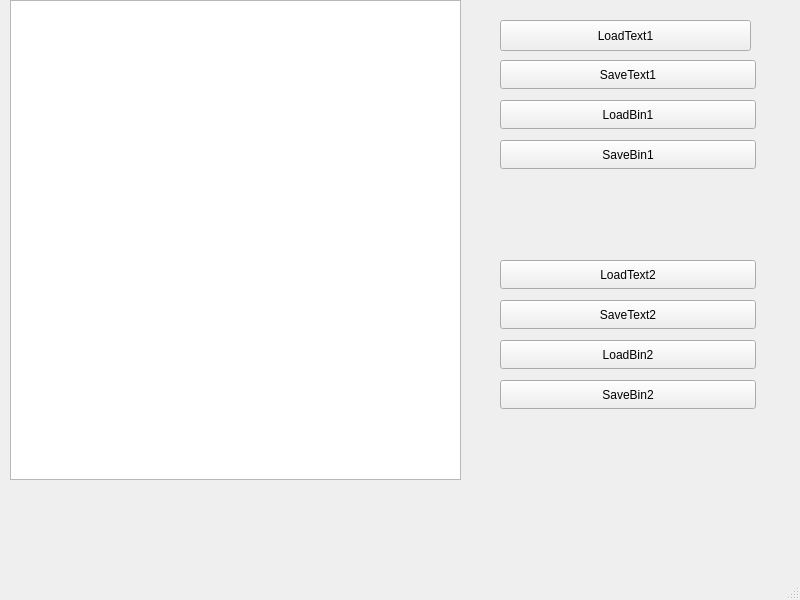
<?xml version="1.0" encoding="UTF-8"?>
<ui version="4.0">
 <class>MainWindow</class>
 <widget class="QMainWindow" name="MainWindow">
  <property name="geometry">
   <rect>
    <x>0</x>
    <y>0</y>
    <width>800</width>
    <height>600</height>
   </rect>
  </property>
  <property name="windowTitle">
   <string>MainWindow</string>
  </property>
  <widget class="QWidget" name="centralwidget">
   <widget class="QPushButton" name="btnSaveBin2">
    <property name="geometry">
     <rect>
      <x>500</x>
      <y>380</y>
      <width>256</width>
      <height>29</height>
     </rect>
    </property>
    <property name="text">
     <string>SaveBin2</string>
    </property>
   </widget>
   <widget class="QPushButton" name="btnSaveBin1">
    <property name="geometry">
     <rect>
      <x>500</x>
      <y>140</y>
      <width>256</width>
      <height>29</height>
     </rect>
    </property>
    <property name="text">
     <string>SaveBin1</string>
    </property>
   </widget>
   <widget class="QPushButton" name="btnSaveText1">
    <property name="geometry">
     <rect>
      <x>500</x>
      <y>60</y>
      <width>256</width>
      <height>29</height>
     </rect>
    </property>
    <property name="text">
     <string>SaveText1</string>
    </property>
   </widget>
   <widget class="QPushButton" name="btnLoadText1">
    <property name="geometry">
     <rect>
      <x>500</x>
      <y>20</y>
      <width>251</width>
      <height>31</height>
     </rect>
    </property>
    <property name="text">
     <string>LoadText1</string>
    </property>
   </widget>
   <widget class="QPushButton" name="btnLoadBin2">
    <property name="geometry">
     <rect>
      <x>500</x>
      <y>340</y>
      <width>256</width>
      <height>29</height>
     </rect>
    </property>
    <property name="text">
     <string>LoadBin2</string>
    </property>
   </widget>
   <widget class="QPushButton" name="btnSaveText2">
    <property name="geometry">
     <rect>
      <x>500</x>
      <y>300</y>
      <width>256</width>
      <height>29</height>
     </rect>
    </property>
    <property name="text">
     <string>SaveText2</string>
    </property>
   </widget>
   <widget class="QPushButton" name="btnLoadText2">
    <property name="geometry">
     <rect>
      <x>500</x>
      <y>260</y>
      <width>256</width>
      <height>29</height>
     </rect>
    </property>
    <property name="text">
     <string>LoadText2</string>
    </property>
   </widget>
   <widget class="QPushButton" name="btnLoadBin1">
    <property name="geometry">
     <rect>
      <x>500</x>
      <y>100</y>
      <width>256</width>
      <height>29</height>
     </rect>
    </property>
    <property name="text">
     <string>LoadBin1</string>
    </property>
   </widget>
   <widget class="QTableView" name="tableView">
    <property name="geometry">
     <rect>
      <x>10</x>
      <y>0</y>
      <width>451</width>
      <height>480</height>
     </rect>
    </property>
   </widget>
   <widget class="QWidget" name="">
    <property name="geometry">
     <rect>
      <x>120</x>
      <y>-50</y>
      <width>258</width>
      <height>482</height>
     </rect>
    </property>
    <layout class="QVBoxLayout" name="verticalLayout"/>
   </widget>
  </widget>
  <widget class="QMenuBar" name="menubar">
   <property name="geometry">
    <rect>
     <x>0</x>
     <y>0</y>
     <width>800</width>
     <height>25</height>
    </rect>
   </property>
  </widget>
  <widget class="QStatusBar" name="statusbar"/>
 </widget>
 <resources/>
 <connections/>
</ui>
